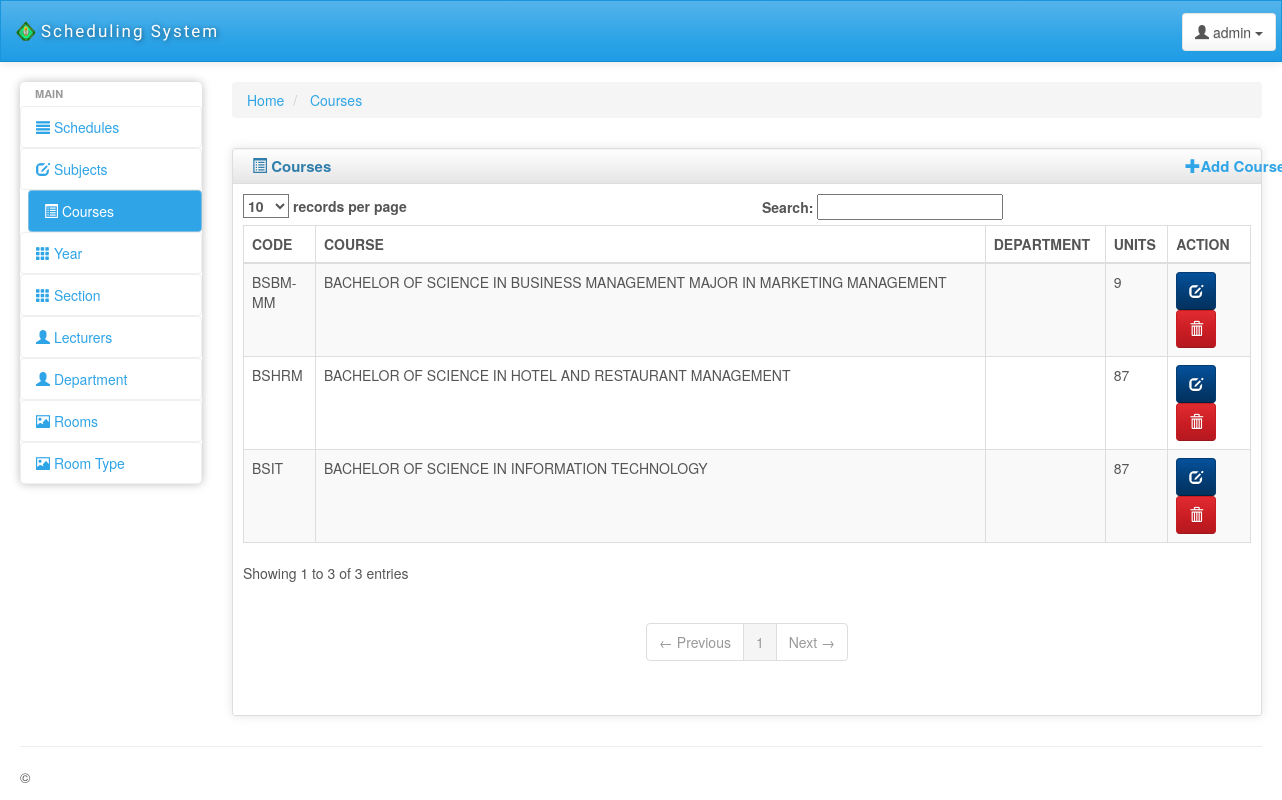
The app's page /course.php (signed in) with its own data.
### tables this page shows
CREATE TABLE IF NOT EXISTS `course` (
  `CID` int(11) NOT NULL,
  `COURSE_CODE` varchar(100) NOT NULL,
  `COURSE` varchar(100) NOT NULL
);

### course.php (the view, shortened to what this page needs)
<?php
    include("header.php");
?>
<div id="content" class="col-lg-10 col-sm-10">
                <div>
        <ul class="breadcrumb">
            <li>
                <a href="#">Home</a>
            </li>
            <li>
                <a href="#">Courses</a>
            </li>
        </ul>
    </div>
    <div class="row">
    <div class="box col-md-12">
    <div class="box-inner">
    <div class="box-header well" data-original-title="">
        <h2><i class="glyphicon glyphicon-list-alt"></i> Courses <a href="icourse.php" style="margin-left:850px;"> <i class="glyphicon glyphicon-plus"></i>Add Course</a></h2>
    </div>
    <div class="box-content">
    <table class="table table-striped table-bordered bootstrap-datatable datatable responsive">
    <thead>
    <tr>
        <th>CODE</th>
        <th>COURSE</th>
        <th>DEPARTMENT</th>
        <th>UNITS</th>
        <th>ACTION</th>
    </tr>
    </thead>
    <tbody>
        <?php
            $result=mysql_query("SELECT * FROM course");
            while($row=mysql_fetch_array($result)){
                $dept = mysql_fetch_array(mysql_query("SELECT * FROM department WHERE DID = '".$row['DEPARTMENT']."'"));
            $totalunits = 0;
                $result2 = mysql_query("SELECT * FROM curriculum WHERE COURSE = '".$row['CID']."'");
                while($row2 = mysql_fetch_array($result2)){
                    $units = mysql_fetch_array(mysql_query("SELECT * FROM subject WHERE SID = '".$row2['SUBJECT']."'"));
                    $totalunits = $totalunits + $units['TOTAL_UNITS'];
                }
        ?>
    <tr>
        <td><?php echo $row['COURSE_CODE'];?></td>
        <td class="center"><?php echo $row['COURSE'];?></td>
        <td class="center"><?php echo $dept['DEPARTMENT'];?></td>
        <td><?php echo $totalunits;?></td>
        <td class="center">
            <a class="btn btn-info" href="ucourse.php?id=<?php echo $row['CID'];?>" title="Update">
                <i class="glyphicon glyphicon-edit icon-white"></i>
            </a>
            <a class="btn btn-danger" onclick="return confirm('Are you sure you want to delete this course?');" href="dcourse.php?id=<?php echo $row['CID'];?>" title="Delete">
                <i class="glyphicon glyphicon-trash icon-white"></i>
            </a>
        </td>
    </tr>
   <?php
    }
   ?>
    </tbody>
    </table>
    </div>
    </div>
    </div>
    </div>
    </div>
</div>
    <hr>
<?php
    include("footer.php");
?>

### css/charisma-app.css (style rules this page uses)
.box { margin-top: 10px; margin-bottom: 10px; }
.box-inner { border: 1px solid #DEDEDE; border-radius: 3px; -webkit-border-radius: 3px; -moz-border-radius: 3px; box-shadow: 0 0 10px rgba(189, 189, 189, 0.4); -webkit-box-shadow: 0 0 10px rgba(189, 189, 189, 0.4); -moz-box-shadow: 0 0 10px rgba(189, 189, 189, 0.4); }
.box-header { border: none; padding-top: 5px; border-bottom: 1px solid #DEDEDE; border-radius: 3px 3px 0 0; -webkit-border-radius: 3px 3px 0 0; -moz-border-radius: 3px 3px 0 0; height: 35px; min-height: 35px !important; margin-bottom: 0; font-weight: bold; font-size: 16px; background: -moz-linear-gradient(top, rgba(255, 255, 255, 0) 0%, rgba(0, 0, 0, 0.1) 100%); background: -webkit-gradient(linear, left top, left bottom, color-stop(0%, rgba(255, 255, 255, 0)), color-stop(100%, rgba(0, 0, 0, 0.1))); background: -webkit-linear-gradient(top, rgba(255, 255, 255, 0) 0%, rgba(0, 0, 0, 0.1) 100%); background: -o-linear-gradient(top, rgba(255, 255, 255, 0) 0%, rgba(0, 0, 0, 0.1) 100%); background: -ms-linear-gradient(top, rgba(255, 255, 255, 0) 0%, rgba(0, 0, 0, 0.1) 100%); background: linear-gradient(to bottom, rgba(255, 255, 255, 0) 0%, rgba(0, 0, 0, 0.1) 100%); filter: progid:DXImageTransform.Microsoft.gradient(startColorstr='#00ffffff', endColorstr='#1a000000', GradientType=0); }
.box-header h2 { font-size: 15px; width: auto; clear: none; float: left; line-height: 25px; white-space: nowrap; font-weight: bold; margin-top: 0; margin-bottom: 0; }
.box-header h2 > i { margin-top: 1px; }
.box-content { padding: 10px; }
@media only screen and (min-width: 980px) { a, button, input[type=submit], input[type=button], .product-img { -webkit-transition: .5s; -moz-transition: .5s; -ms-transition: .5s; -o-transition: .5s; transition: .5s; } }

### bower_components/responsive-tables/responsive-tables.css (style rules this page uses)
table th { font-weight: bold; }
table td, table th { padding: 9px 10px; text-align: left; }

### records on screen
course: COURSE_CODE "BSIT", COURSE "BACHELOR OF SCIENCE IN INFORMATION TECHNOLOGY", totalunits "87"
course: COURSE_CODE "BSBM-MM", COURSE "BACHELOR OF SCIENCE IN BUSINESS MANAGEMENT MAJOR IN MARKETING MANAGEMENT", totalunits "9"
course: COURSE_CODE "BSHRM", COURSE "BACHELOR OF SCIENCE IN HOTEL AND RESTAURANT MANAGEMENT", totalunits "87"
